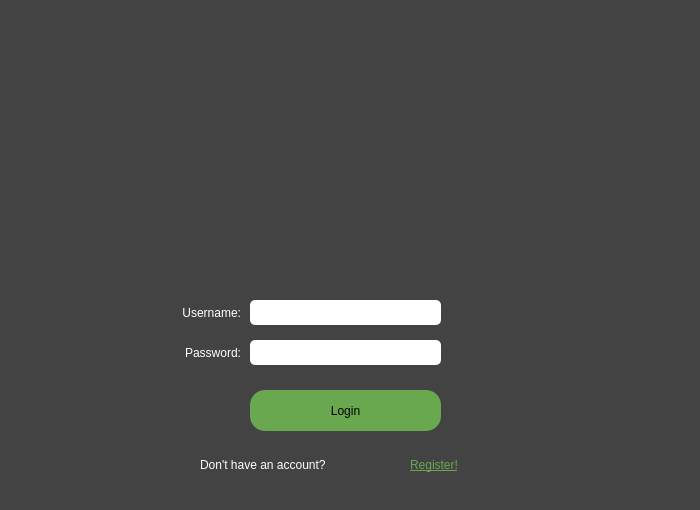
<?xml version="1.0" encoding="UTF-8"?>
<ui version="4.0">
 <class>Form</class>
 <widget class="QWidget" name="Form">
  <property name="geometry">
   <rect>
    <x>0</x>
    <y>0</y>
    <width>700</width>
    <height>510</height>
   </rect>
  </property>
  <property name="windowTitle">
   <string>Form</string>
  </property>
  <property name="styleSheet">
   <string notr="true">background-color: rgb(67, 67, 67);</string>
  </property>
  <widget class="QLabel" name="logo">
   <property name="geometry">
    <rect>
     <x>70</x>
     <y>20</y>
     <width>561</width>
     <height>261</height>
    </rect>
   </property>
   <property name="text">
    <string>&lt;html&gt;&lt;head/&gt;&lt;body&gt;&lt;p&gt;&lt;img src=&quot;:/logo/logo4.PNG&quot;/&gt;&lt;/p&gt;&lt;/body&gt;&lt;/html&gt;</string>
   </property>
  </widget>
  <widget class="QPushButton" name="loginButton">
   <property name="geometry">
    <rect>
     <x>250</x>
     <y>390</y>
     <width>191</width>
     <height>41</height>
    </rect>
   </property>
   <property name="styleSheet">
    <string notr="true">QPushButton {
	border-radius: 15px;
	background-color: rgb(106, 168, 79);
	font: 75 13pt &quot;Arial&quot;;
}
QPushButton:hover
{
   background-color: rgb(84, 132, 62)
}</string>
   </property>
   <property name="text">
    <string>Login</string>
   </property>
  </widget>
  <widget class="QLabel" name="username">
   <property name="geometry">
    <rect>
     <x>160</x>
     <y>300</y>
     <width>81</width>
     <height>25</height>
    </rect>
   </property>
   <property name="styleSheet">
    <string notr="true">font: 75 13pt &quot;Arial&quot;;
color: rgb(255, 255, 255);</string>
   </property>
   <property name="text">
    <string>Username:</string>
   </property>
   <property name="alignment">
    <set>Qt::AlignRight|Qt::AlignTrailing|Qt::AlignVCenter</set>
   </property>
  </widget>
  <widget class="QLineEdit" name="usernameEntry">
   <property name="geometry">
    <rect>
     <x>250</x>
     <y>300</y>
     <width>191</width>
     <height>25</height>
    </rect>
   </property>
   <property name="styleSheet">
    <string notr="true">border-radius: 5px;
background-color: rgb(255, 255, 255);
</string>
   </property>
  </widget>
  <widget class="QLabel" name="password">
   <property name="geometry">
    <rect>
     <x>160</x>
     <y>340</y>
     <width>81</width>
     <height>25</height>
    </rect>
   </property>
   <property name="styleSheet">
    <string notr="true">font: 75 13pt &quot;Arial&quot;;
color: rgb(255, 255, 255);</string>
   </property>
   <property name="text">
    <string>Password:</string>
   </property>
   <property name="alignment">
    <set>Qt::AlignRight|Qt::AlignTrailing|Qt::AlignVCenter</set>
   </property>
  </widget>
  <widget class="QLineEdit" name="passwordEntry">
   <property name="geometry">
    <rect>
     <x>250</x>
     <y>340</y>
     <width>191</width>
     <height>25</height>
    </rect>
   </property>
   <property name="styleSheet">
    <string notr="true">border-radius: 5px;
background-color: rgb(255, 255, 255);</string>
   </property>
  </widget>
  <widget class="QLabel" name="prompt">
   <property name="geometry">
    <rect>
     <x>200</x>
     <y>450</y>
     <width>211</width>
     <height>31</height>
    </rect>
   </property>
   <property name="styleSheet">
    <string notr="true">font: 75 15pt &quot;Arial&quot;;
color: rgb(255, 255, 255);</string>
   </property>
   <property name="text">
    <string>&lt;html&gt;&lt;head/&gt;&lt;body&gt;&lt;p&gt;Don't have an account?&lt;/p&gt;&lt;/body&gt;&lt;/html&gt;</string>
   </property>
  </widget>
  <widget class="QLabel" name="promptRegister">
   <property name="geometry">
    <rect>
     <x>410</x>
     <y>450</y>
     <width>81</width>
     <height>31</height>
    </rect>
   </property>
   <property name="styleSheet">
    <string notr="true">font: 75 15pt &quot;Arial&quot;;
color: rgb(255, 255, 255);</string>
   </property>
   <property name="text">
    <string>&lt;html&gt;&lt;head/&gt;&lt;body&gt;&lt;p&gt;&lt;a href=&quot;https://mackey.cs.uafs.edu/&quot;&gt;&lt;span style=&quot; text-decoration: underline; color:#6aa84f;&quot;&gt;Register!&lt;/span&gt;&lt;/a&gt;&lt;/p&gt;&lt;/body&gt;&lt;/html&gt;</string>
   </property>
   <property name="openExternalLinks">
    <bool>true</bool>
   </property>
  </widget>
 </widget>
 <resources>
  <include location="logo.qrc"/>
 </resources>
 <connections/>
</ui>
